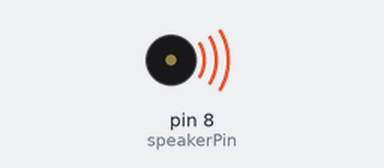
Recording of a sketch running on a simulated Arduino Uno, built with avr-gcc and run on an emulated ATmega328P. Shown: buzzer (waves = sounding).

Above: at 0.05 s.
At 4.42 s:
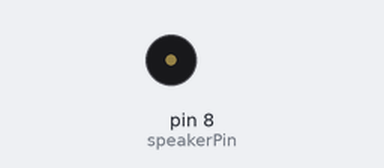
Timing chart, 0 to 4.7 s (numbered marks = the images above):
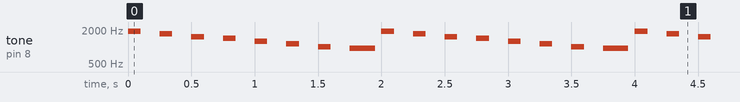

Measured:
- by itself, tone on pin 8 (speakerPin): repeats every 2.0 s: silent 0.15 s, 1700 Hz 0.10 s, silent 0.15 s, 1519 Hz 0.10 s, silent 0.15 s, 1432 Hz 0.10 s, silent 0.15 s, 1275 Hz 0.10 s, silent 0.15 s, 1136 Hz 0.10 s, silent 0.15 s, 1014 Hz 0.10 s, silent 0.15 s, 956 Hz 0.20 s, silent 0.05 s, 1915 Hz 0.10 s

The sketch:

arduino_13b.ino
```cpp
int speakerPin = 8;

void setup() {
  pinMode(speakerPin, OUTPUT);
}

void loop() {
  tone(speakerPin, 1915, 100);
  delay(250);

  tone(speakerPin, 1700, 100);
  delay(250);

  tone(speakerPin, 1519, 100);
  delay(250);

  tone(speakerPin, 1432, 100);
  delay(250);

  tone(speakerPin, 1275, 100);
  delay(250);

  tone(speakerPin, 1136, 100);
  delay(250);

  tone(speakerPin, 1014, 100);
  delay(250);

  tone(speakerPin, 956, 200);
  delay(250);
}
```
